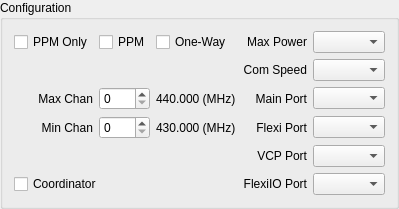
            <widget class="QGroupBox" name="groupBox">
             <property name="sizePolicy">
              <sizepolicy hsizetype="MinimumExpanding" vsizetype="Preferred">
               <horstretch>0</horstretch>
               <verstretch>0</verstretch>
              </sizepolicy>
             </property>
             <property name="font">
              <font>
               <weight>50</weight>
               <bold>false</bold>
              </font>
             </property>
             <property name="title">
              <string>Configuration</string>
             </property>
             <layout class="QGridLayout" name="gridLayout_2">
              <item row="4" column="4">
               <widget class="QComboBox" name="ComSpeed">
                <property name="statusTip">
                 <string>Com speed in bps.</string>
                </property>
               </widget>
              </item>
              <item row="4" column="3">
               <widget class="QLabel" name="ComSpeedLabel">
                <property name="font">
                 <font>
                  <weight>50</weight>
                  <bold>false</bold>
                 </font>
                </property>
                <property name="text">
                 <string>Com Speed</string>
                </property>
                <property name="alignment">
                 <set>Qt::AlignRight|Qt::AlignTrailing|Qt::AlignVCenter</set>
                </property>
               </widget>
              </item>
              <item row="9" column="3">
               <widget class="QLabel" name="VCPPortLabel">
                <property name="font">
                 <font>
                  <weight>50</weight>
                  <bold>false</bold>
                 </font>
                </property>
                <property name="text">
                 <string>VCP Port</string>
                </property>
                <property name="alignment">
                 <set>Qt::AlignRight|Qt::AlignTrailing|Qt::AlignVCenter</set>
                </property>
               </widget>
              </item>
              <item row="7" column="4">
               <widget class="QComboBox" name="FlexiPort">
                <property name="maximumSize">
                 <size>
                  <width>16777215</width>
                  <height>16777215</height>
                 </size>
                </property>
                <property name="toolTip">
                 <string>Choose the function for the flexi port</string>
                </property>
               </widget>
              </item>
              <item row="6" column="3">
               <widget class="QLabel" name="MainPortLabel">
                <property name="font">
                 <font>
                  <weight>50</weight>
                  <bold>false</bold>
                 </font>
                </property>
                <property name="text">
                 <string>Main Port</string>
                </property>
                <property name="alignment">
                 <set>Qt::AlignRight|Qt::AlignTrailing|Qt::AlignVCenter</set>
                </property>
               </widget>
              </item>
              <item row="6" column="4">
               <widget class="QComboBox" name="MainPort">
                <property name="maximumSize">
                 <size>
                  <width>16777215</width>
                  <height>16777215</height>
                 </size>
                </property>
                <property name="toolTip">
                 <string>Choose the function for the main port</string>
                </property>
               </widget>
              </item>
              <item row="9" column="4">
               <widget class="QComboBox" name="VCPPort">
                <property name="maximumSize">
                 <size>
                  <width>16777215</width>
                  <height>16777215</height>
                 </size>
                </property>
                <property name="toolTip">
                 <string>Choose the function for the USB virtual com port</string>
                </property>
               </widget>
              </item>
              <item row="0" column="4">
               <widget class="QComboBox" name="MaxRFTxPower">
                <property name="maximumSize">
                 <size>
                  <width>16777215</width>
                  <height>16777215</height>
                 </size>
                </property>
                <property name="toolTip">
                 <string>Set the maximum TX output power the modem will use (mW)</string>
                </property>
                <property name="layoutDirection">
                 <enum>Qt::LeftToRight</enum>
                </property>
                <property name="modelColumn">
                 <number>0</number>
                </property>
               </widget>
              </item>
              <item row="0" column="3">
               <widget class="QLabel" name="MaxRFTxPowerLabel">
                <property name="font">
                 <font>
                  <weight>50</weight>
                  <bold>false</bold>
                 </font>
                </property>
                <property name="text">
                 <string>Max Power</string>
                </property>
                <property name="alignment">
                 <set>Qt::AlignRight|Qt::AlignTrailing|Qt::AlignVCenter</set>
                </property>
               </widget>
              </item>
              <item row="10" column="4">
               <widget class="QComboBox" name="FlexiIOPort"/>
              </item>
              <item row="10" column="3">
               <widget class="QLabel" name="FlexiIOPortLabel">
                <property name="font">
                 <font>
                  <weight>50</weight>
                  <bold>false</bold>
                 </font>
                </property>
                <property name="text">
                 <string>FlexiIO Port</string>
                </property>
                <property name="alignment">
                 <set>Qt::AlignRight|Qt::AlignTrailing|Qt::AlignVCenter</set>
                </property>
               </widget>
              </item>
              <item row="6" column="1">
               <widget class="QSpinBox" name="MaximumChannel">
                <property name="maximumSize">
                 <size>
                  <width>60</width>
                  <height>16777215</height>
                 </size>
                </property>
                <property name="font">
                 <font>
                  <weight>50</weight>
                  <bold>false</bold>
                 </font>
                </property>
                <property name="toolTip">
                 <string>Channel 0 is 430 MHz, channel 250 is 440 MHz, and the channel spacing is 40 KHz.</string>
                </property>
                <property name="maximum">
                 <number>250</number>
                </property>
               </widget>
              </item>
              <item row="7" column="3">
               <widget class="QLabel" name="FlexiPortLabel">
                <property name="font">
                 <font>
                  <weight>50</weight>
                  <bold>false</bold>
                 </font>
                </property>
                <property name="text">
                 <string>Flexi Port</string>
                </property>
                <property name="alignment">
                 <set>Qt::AlignRight|Qt::AlignTrailing|Qt::AlignVCenter</set>
                </property>
               </widget>
              </item>
              <item row="6" column="0">
               <widget class="QLabel" name="MaximumChannelLabel">
                <property name="font">
                 <font>
                  <weight>50</weight>
                  <bold>false</bold>
                 </font>
                </property>
                <property name="text">
                 <string>Max Chan</string>
                </property>
                <property name="alignment">
                 <set>Qt::AlignRight|Qt::AlignTrailing|Qt::AlignVCenter</set>
                </property>
               </widget>
              </item>
              <item row="7" column="0">
               <widget class="QLabel" name="MinimumChannelLabel">
                <property name="font">
                 <font>
                  <weight>50</weight>
                  <bold>false</bold>
                 </font>
                </property>
                <property name="text">
                 <string>Min Chan</string>
                </property>
                <property name="alignment">
                 <set>Qt::AlignRight|Qt::AlignTrailing|Qt::AlignVCenter</set>
                </property>
               </widget>
              </item>
              <item row="7" column="1">
               <widget class="QSpinBox" name="MinimumChannel">
                <property name="maximumSize">
                 <size>
                  <width>60</width>
                  <height>16777215</height>
                 </size>
                </property>
                <property name="font">
                 <font>
                  <weight>50</weight>
                  <bold>false</bold>
                 </font>
                </property>
                <property name="toolTip">
                 <string>Channel 0 is 430 MHz, channel 250 is 440 MHz, and the channel spacing is 40 KHz.</string>
                </property>
                <property name="maximum">
                 <number>250</number>
                </property>
               </widget>
              </item>
              <item row="10" column="0" colspan="2">
               <widget class="QCheckBox" name="Coordinator">
                <property name="font">
                 <font>
                  <weight>50</weight>
                  <bold>false</bold>
                 </font>
                </property>
                <property name="statusTip">
                 <string>This modem will be a coordinator and other modems will bind to it.</string>
                </property>
                <property name="text">
                 <string>Coordinator</string>
                </property>
               </widget>
              </item>
              <item row="6" column="2">
               <widget class="QLabel" name="MaxFreq">
                <property name="maximumSize">
                 <size>
                  <width>110</width>
                  <height>16777215</height>
                 </size>
                </property>
                <property name="text">
                 <string>440.000 (MHz)</string>
                </property>
               </widget>
              </item>
              <item row="7" column="2">
               <widget class="QLabel" name="MinFreq">
                <property name="maximumSize">
                 <size>
                  <width>110</width>
                  <height>16777215</height>
                 </size>
                </property>
                <property name="text">
                 <string>430.000 (MHz)</string>
                </property>
               </widget>
              </item>
              <item row="0" column="2">
               <widget class="QCheckBox" name="OneWayLink">
                <property name="font">
                 <font>
                  <weight>50</weight>
                  <bold>false</bold>
                 </font>
                </property>
                <property name="acceptDrops">
                 <bool>false</bool>
                </property>
                <property name="statusTip">
                 <string>If selected, data will only be transmitted from the coordinator to the Rx modem.</string>
                </property>
                <property name="text">
                 <string>One-Way</string>
                </property>
               </widget>
              </item>
              <item row="0" column="0">
               <widget class="QCheckBox" name="PPMOnly">
                <property name="font">
                 <font>
                  <weight>50</weight>
                  <bold>false</bold>
                 </font>
                </property>
                <property name="statusTip">
                 <string>Only PPM packets will be transmitted.</string>
                </property>
                <property name="text">
                 <string>PPM Only</string>
                </property>
               </widget>
              </item>
              <item row="0" column="1">
               <widget class="QCheckBox" name="PPM">
                <property name="font">
                 <font>
                  <weight>50</weight>
                  <bold>false</bold>
                 </font>
                </property>
                <property name="statusTip">
                 <string>PPM packets will be received by this modem.  Must be selected if Coordinator modem is configured for PPM.</string>
                </property>
                <property name="text">
                 <string>PPM</string>
                </property>
               </widget>
              </item>
             </layout>
            </widget>
